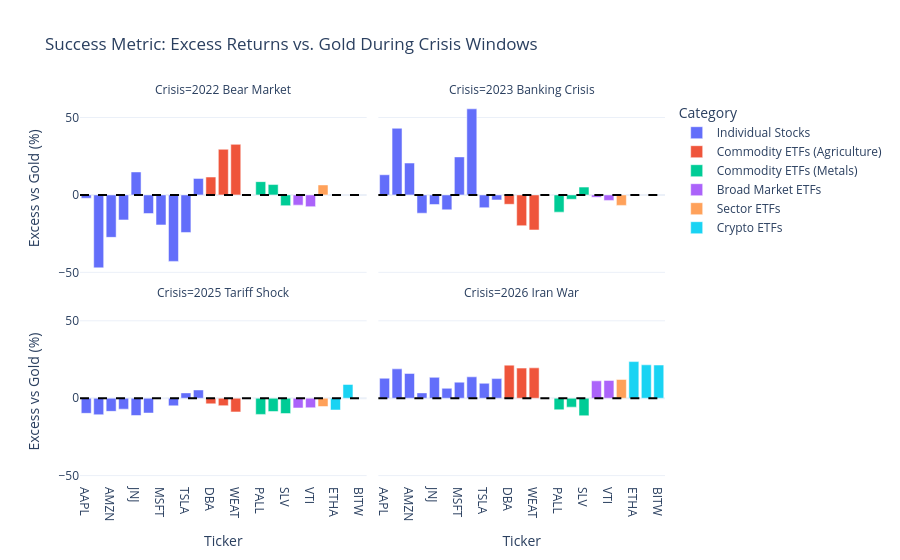

Notebook cell for this chart:
### Code cell
evaluate_crisis_performance(combined_data)

### Figure 1 — Plotly figure (JSON) as saved in the notebook; plotly's stock layout.template omitted (floating-point values rounded to 4 significant figures)
{"data": [{"hovertemplate": "Category=Individual Stocks<br>Crisis=2022 Bear Market<br>Ticker=%{x}<br>Excess vs Gold (%)=%{y}<extra></extra>", "legendgroup": "Individual Stocks", "marker": {"color": "#636efa", "pattern": {"shape": ""}}, "name": "Individual Stocks", "orientation": "v", "showlegend": true, "textposition": "auto", "type": "bar", "x": ["AAPL", "AMD", "AMZN", "HD", "JNJ", "LOW", "MSFT", "NVDA", "TSLA", "WMT"], "xaxis": "x3", "y": [-2.143, -47.12, -27.41, -16.15, 14.84, -12.03, -19.39, -42.94, -24.26, 10.68], "yaxis": "y3"}, {"hovertemplate": "Category=Individual Stocks<br>Crisis=2023 Banking Crisis<br>Ticker=%{x}<br>Excess vs Gold (%)=%{y}<extra></extra>", "legendgroup": "Individual Stocks", "marker": {"color": "#636efa", "pattern": {"shape": ""}}, "name": "Individual Stocks", "orientation": "v", "showlegend": false, "textposition": "auto", "type": "bar", "x": ["AAPL", "AMD", "AMZN", "HD", "JNJ", "LOW", "MSFT", "NVDA", "TSLA", "WMT"], "xaxis": "x4", "y": [13.02, 43.05, 20.58, -11.8, -6.212, -9.631, 24.56, 55.61, -8.251, -3.233], "yaxis": "y4"}, {"hovertemplate": "Category=Individual Stocks<br>Crisis=2025 Tariff Shock<br>Ticker=%{x}<br>Excess vs Gold (%)=%{y}<extra></extra>", "legendgroup": "Individual Stocks", "marker": {"color": "#636efa", "pattern": {"shape": ""}}, "name": "Individual Stocks", "orientation": "v", "showlegend": false, "textposition": "auto", "type": "bar", "x": ["AAPL", "AMD", "AMZN", "HD", "JNJ", "LOW", "MSFT", "NVDA", "TSLA", "WMT"], "xaxis": "x", "y": [-9.76, -10.67, -8.494, -7.062, -11.17, -9.571, -0.1313, -4.926, 3.45, 5.351], "yaxis": "y"}, {"hovertemplate": "Category=Individual Stocks<br>Crisis=2026 Iran War<br>Ticker=%{x}<br>Excess vs Gold (%)=%{y}<extra></extra>", "legendgroup": "Individual Stocks", "marker": {"color": "#636efa", "pattern": {"shape": ""}}, "name": "Individual Stocks", "orientation": "v", "showlegend": false, "textposition": "auto", "type": "bar", "x": ["AAPL", "AMD", "AMZN", "HD", "JNJ", "LOW", "MSFT", "NVDA", "TSLA", "WMT"], "xaxis": "x2", "y": [12.91, 18.96, 16.01, 3.446, 13.48, 6.393, 10.36, 13.82, 9.628, 12.67], "yaxis": "y2"}, {"hovertemplate": "Category=Commodity ETFs (Agriculture)<br>Crisis=2022 Bear Market<br>Ticker=%{x}<br>Excess vs Gold (%)=%{y}<extra></extra>", "legendgroup": "Commodity ETFs (Agriculture)", "marker": {"color": "#EF553B", "pattern": {"shape": ""}}, "name": "Commodity ETFs (Agriculture)", "orientation": "v", "showlegend": true, "textposition": "auto", "type": "bar", "x": ["DBA", "SOYB", "WEAT"], "xaxis": "x3", "y": [11.55, 29.47, 32.66], "yaxis": "y3"}, {"hovertemplate": "Category=Commodity ETFs (Agriculture)<br>Crisis=2023 Banking Crisis<br>Ticker=%{x}<br>Excess vs Gold (%)=%{y}<extra></extra>", "legendgroup": "Commodity ETFs (Agriculture)", "marker": {"color": "#EF553B", "pattern": {"shape": ""}}, "name": "Commodity ETFs (Agriculture)", "orientation": "v", "showlegend": false, "textposition": "auto", "type": "bar", "x": ["DBA", "SOYB", "WEAT"], "xaxis": "x4", "y": [-6.049, -19.89, -22.63], "yaxis": "y4"}, {"hovertemplate": "Category=Commodity ETFs (Agriculture)<br>Crisis=2025 Tariff Shock<br>Ticker=%{x}<br>Excess vs Gold (%)=%{y}<extra></extra>", "legendgroup": "Commodity ETFs (Agriculture)", "marker": {"color": "#EF553B", "pattern": {"shape": ""}}, "name": "Commodity ETFs (Agriculture)", "orientation": "v", "showlegend": false, "textposition": "auto", "type": "bar", "x": ["DBA", "SOYB", "WEAT"], "xaxis": "x", "y": [-3.64, -4.815, -8.843], "yaxis": "y"}, {"hovertemplate": "Category=Commodity ETFs (Agriculture)<br>Crisis=2026 Iran War<br>Ticker=%{x}<br>Excess vs Gold (%)=%{y}<extra></extra>", "legendgroup": "Commodity ETFs (Agriculture)", "marker": {"color": "#EF553B", "pattern": {"shape": ""}}, "name": "Commodity ETFs (Agriculture)", "orientation": "v", "showlegend": false, "textposition": "auto", "type": "bar", "x": ["DBA", "SOYB", "WEAT"], "xaxis": "x2", "y": [21.37, 19.45, 19.62], "yaxis": "y2"}, {"hovertemplate": "Category=Commodity ETFs (Metals)<br>Crisis=2022 Bear Market<br>Ticker=%{x}<br>Excess vs Gold (%)=%{y}<extra></extra>", "legendgroup": "Commodity ETFs (Metals)", "marker": {"color": "#00cc96", "pattern": {"shape": ""}}, "name": "Commodity ETFs (Metals)", "orientation": "v", "showlegend": true, "textposition": "auto", "type": "bar", "x": ["GLD", "PALL", "PPLT", "SLV"], "xaxis": "x3", "y": [0.0, 8.568, 6.694, -6.942], "yaxis": "y3"}, {"hovertemplate": "Category=Commodity ETFs (Metals)<br>Crisis=2023 Banking Crisis<br>Ticker=%{x}<br>Excess vs Gold (%)=%{y}<extra></extra>", "legendgroup": "Commodity ETFs (Metals)", "marker": {"color": "#00cc96", "pattern": {"shape": ""}}, "name": "Commodity ETFs (Metals)", "orientation": "v", "showlegend": false, "textposition": "auto", "type": "bar", "x": ["GLD", "PALL", "PPLT", "SLV"], "xaxis": "x4", "y": [0.0, -11.12, -2.804, 5.049], "yaxis": "y4"}, {"hovertemplate": "Category=Commodity ETFs (Metals)<br>Crisis=2025 Tariff Shock<br>Ticker=%{x}<br>Excess vs Gold (%)=%{y}<extra></extra>", "legendgroup": "Commodity ETFs (Metals)", "marker": {"color": "#00cc96", "pattern": {"shape": ""}}, "name": "Commodity ETFs (Metals)", "orientation": "v", "showlegend": false, "textposition": "auto", "type": "bar", "x": ["GLD", "PALL", "PPLT", "SLV"], "xaxis": "x", "y": [0.0, -10.45, -8.576, -9.91], "yaxis": "y"}, {"hovertemplate": "Category=Commodity ETFs (Metals)<br>Crisis=2026 Iran War<br>Ticker=%{x}<br>Excess vs Gold (%)=%{y}<extra></extra>", "legendgroup": "Commodity ETFs (Metals)", "marker": {"color": "#00cc96", "pattern": {"shape": ""}}, "name": "Commodity ETFs (Metals)", "orientation": "v", "showlegend": false, "textposition": "auto", "type": "bar", "x": ["GLD", "PALL", "PPLT", "SLV"], "xaxis": "x2", "y": [0.0, -7.458, -5.765, -11.32], "yaxis": "y2"}, {"hovertemplate": "Category=Broad Market ETFs<br>Crisis=2022 Bear Market<br>Ticker=%{x}<br>Excess vs Gold (%)=%{y}<extra></extra>", "legendgroup": "Broad Market ETFs", "marker": {"color": "#ab63fa", "pattern": {"shape": ""}}, "name": "Broad Market ETFs", "orientation": "v", "showlegend": true, "textposition": "auto", "type": "bar", "x": ["SPY", "VTI"], "xaxis": "x3", "y": [-6.598, -7.578], "yaxis": "y3"}, {"hovertemplate": "Category=Broad Market ETFs<br>Crisis=2023 Banking Crisis<br>Ticker=%{x}<br>Excess vs Gold (%)=%{y}<extra></extra>", "legendgroup": "Broad Market ETFs", "marker": {"color": "#ab63fa", "pattern": {"shape": ""}}, "name": "Broad Market ETFs", "orientation": "v", "showlegend": false, "textposition": "auto", "type": "bar", "x": ["SPY", "VTI"], "xaxis": "x4", "y": [-1.535, -3.547], "yaxis": "y4"}, {"hovertemplate": "Category=Broad Market ETFs<br>Crisis=2025 Tariff Shock<br>Ticker=%{x}<br>Excess vs Gold (%)=%{y}<extra></extra>", "legendgroup": "Broad Market ETFs", "marker": {"color": "#ab63fa", "pattern": {"shape": ""}}, "name": "Broad Market ETFs", "orientation": "v", "showlegend": false, "textposition": "auto", "type": "bar", "x": ["SPY", "VTI"], "xaxis": "x", "y": [-6.291, -6.159], "yaxis": "y"}, {"hovertemplate": "Category=Broad Market ETFs<br>Crisis=2026 Iran War<br>Ticker=%{x}<br>Excess vs Gold (%)=%{y}<extra></extra>", "legendgroup": "Broad Market ETFs", "marker": {"color": "#ab63fa", "pattern": {"shape": ""}}, "name": "Broad Market ETFs", "orientation": "v", "showlegend": false, "textposition": "auto", "type": "bar", "x": ["SPY", "VTI"], "xaxis": "x2", "y": [11.22, 11.51], "yaxis": "y2"}, {"hovertemplate": "Category=Sector ETFs<br>Crisis=2022 Bear Market<br>Ticker=%{x}<br>Excess vs Gold (%)=%{y}<extra></extra>", "legendgroup": "Sector ETFs", "marker": {"color": "#FFA15A", "pattern": {"shape": ""}}, "name": "Sector ETFs", "orientation": "v", "showlegend": true, "textposition": "auto", "type": "bar", "x": ["XLU"], "xaxis": "x3", "y": [6.452], "yaxis": "y3"}, {"hovertemplate": "Category=Sector ETFs<br>Crisis=2023 Banking Crisis<br>Ticker=%{x}<br>Excess vs Gold (%)=%{y}<extra></extra>", "legendgroup": "Sector ETFs", "marker": {"color": "#FFA15A", "pattern": {"shape": ""}}, "name": "Sector ETFs", "orientation": "v", "showlegend": false, "textposition": "auto", "type": "bar", "x": ["XLU"], "xaxis": "x4", "y": [-6.758], "yaxis": "y4"}, {"hovertemplate": "Category=Sector ETFs<br>Crisis=2025 Tariff Shock<br>Ticker=%{x}<br>Excess vs Gold (%)=%{y}<extra></extra>", "legendgroup": "Sector ETFs", "marker": {"color": "#FFA15A", "pattern": {"shape": ""}}, "name": "Sector ETFs", "orientation": "v", "showlegend": false, "textposition": "auto", "type": "bar", "x": ["XLU"], "xaxis": "x", "y": [-5.361], "yaxis": "y"}, {"hovertemplate": "Category=Sector ETFs<br>Crisis=2026 Iran War<br>Ticker=%{x}<br>Excess vs Gold (%)=%{y}<extra></extra>", "legendgroup": "Sector ETFs", "marker": {"color": "#FFA15A", "pattern": {"shape": ""}}, "name": "Sector ETFs", "orientation": "v", "showlegend": false, "textposition": "auto", "type": "bar", "x": ["XLU"], "xaxis": "x2", "y": [12.15], "yaxis": "y2"}, {"hovertemplate": "Category=Crypto ETFs<br>Crisis=2025 Tariff Shock<br>Ticker=%{x}<br>Excess vs Gold (%)=%{y}<extra></extra>", "legendgroup": "Crypto ETFs", "marker": {"color": "#19d3f3", "pattern": {"shape": ""}}, "name": "Crypto ETFs", "orientation": "v", "showlegend": true, "textposition": "auto", "type": "bar", "x": ["ETHA", "IBIT"], "xaxis": "x", "y": [-7.595, 8.889], "yaxis": "y"}, {"hovertemplate": "Category=Crypto ETFs<br>Crisis=2026 Iran War<br>Ticker=%{x}<br>Excess vs Gold (%)=%{y}<extra></extra>", "legendgroup": "Crypto ETFs", "marker": {"color": "#19d3f3", "pattern": {"shape": ""}}, "name": "Crypto ETFs", "orientation": "v", "showlegend": false, "textposition": "auto", "type": "bar", "x": ["BITW", "ETHA", "IBIT"], "xaxis": "x2", "y": [21.43, 23.65, 21.56], "yaxis": "y2"}], "layout": {"annotations": [{"showarrow": false, "text": "Crisis=2025 Tariff Shock", "x": 0.245, "xanchor": "center", "xref": "paper", "y": 0.465, "yanchor": "bottom", "yref": "paper"}, {"showarrow": false, "text": "Crisis=2026 Iran War", "x": 0.755, "xanchor": "center", "xref": "paper", "y": 0.465, "yanchor": "bottom", "yref": "paper"}, {"showarrow": false, "text": "Crisis=2022 Bear Market", "x": 0.245, "xanchor": "center", "xref": "paper", "y": 1.0, "yanchor": "bottom", "yref": "paper"}, {"showarrow": false, "text": "Crisis=2023 Banking Crisis", "x": 0.755, "xanchor": "center", "xref": "paper", "y": 1.0, "yanchor": "bottom", "yref": "paper"}], "barmode": "relative", "legend": {"title": {"text": "Category"}, "tracegroupgap": 0}, "shapes": [{"line": {"color": "black", "dash": "dash"}, "type": "line", "x0": 0, "x1": 1, "xref": "x domain", "y0": 0, "y1": 0, "yref": "y"}, {"line": {"color": "black", "dash": "dash"}, "type": "line", "x0": 0, "x1": 1, "xref": "x2 domain", "y0": 0, "y1": 0, "yref": "y2"}, {"line": {"color": "black", "dash": "dash"}, "type": "line", "x0": 0, "x1": 1, "xref": "x3 domain", "y0": 0, "y1": 0, "yref": "y3"}, {"line": {"color": "black", "dash": "dash"}, "type": "line", "x0": 0, "x1": 1, "xref": "x4 domain", "y0": 0, "y1": 0, "yref": "y4"}], "title": {"text": "Success Metric: Excess Returns vs. Gold During Crisis Windows"}, "xaxis": {"anchor": "y", "domain": [0, 0.49], "title": {"text": "Ticker"}}, "xaxis2": {"anchor": "y2", "domain": [0.51, 1], "matches": "x", "title": {"text": "Ticker"}}, "xaxis3": {"anchor": "y3", "domain": [0, 0.49], "matches": "x", "showticklabels": false}, "xaxis4": {"anchor": "y4", "domain": [0.51, 1], "matches": "x", "showticklabels": false}, "yaxis": {"anchor": "x", "domain": [0, 0.465], "title": {"text": "Excess vs Gold (%)"}}, "yaxis2": {"anchor": "x2", "domain": [0, 0.465], "matches": "y", "showticklabels": false}, "yaxis3": {"anchor": "x3", "domain": [0.535, 1.0], "matches": "y", "title": {"text": "Excess vs Gold (%)"}}, "yaxis4": {"anchor": "x4", "domain": [0.535, 1.0], "matches": "y", "showticklabels": false}}}
